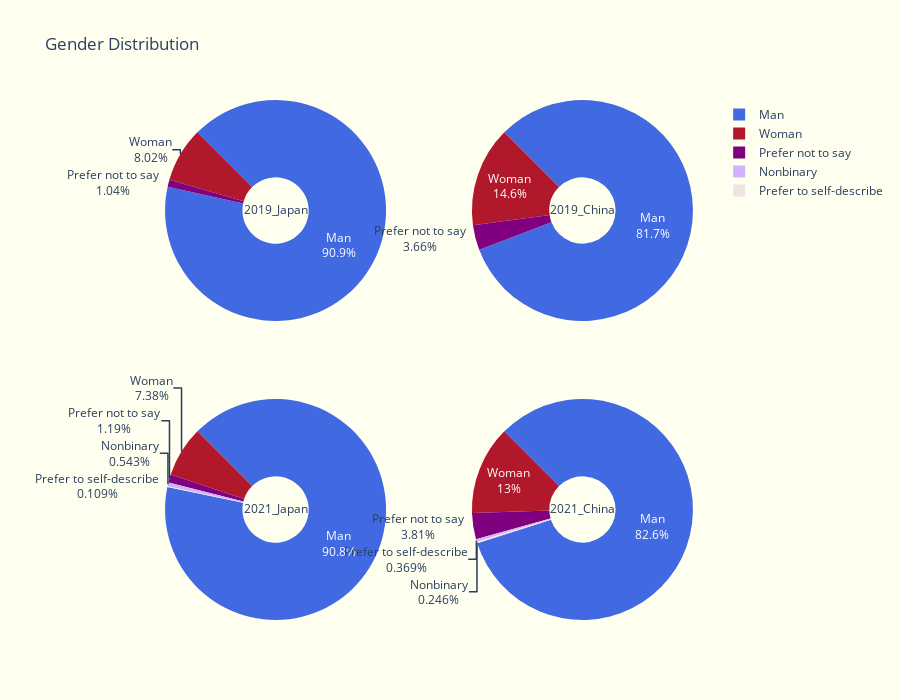

Here is the notebook cell this chart was saved with:
### Code cell
fig = make_subplots(rows=2, cols=2, specs=[[{'type':'domain'}, {'type':'domain'}],
                                           [{'type':'domain'}, {'type':'domain'}]])
'''
def group(data, country, question_num):
    return data[data['Q3'] == country][question_num].value_counts()

def go_Pie(country, label_value):
    return go.Pie(title = country,
                  labels = label_value.index,
                  values = label_value.values,
                  textinfo = 'label+percent',
                  hole = .3,)
'''
fig.add_trace(go_Pie('2019_Japan', JP_age_series.value_counts()),1,1)
              
fig.add_trace(go_Pie('2019_China', CN_age_series.value_counts()),1,2)

fig.add_trace(go_Pie('2021_Japan', group(df21,'Japan','Q2')),2,1)

fig.add_trace(go_Pie('2021_China', group(df21,'China','Q2')),2,2)

fig.update_traces(marker=dict(colors=gen_colors[0:]))
fig.update_layout(title_text='Gender Distribution',
                  paper_bgcolor='ivory',
                  showlegend=True,
                  autosize=True,
                  height=700)
fig.show()

### Figure 1 — Plotly figure (JSON) as saved in the notebook; plotly's stock layout.template omitted (floating-point values rounded to 4 significant figures)
{"data": [{"domain": {"x": [0, 0.45], "y": [0.575, 1]}, "hole": 0.3, "labels": ["Man", "Woman", "Prefer not to say"], "marker": {"colors": ["#4169E1", "#B2182B", "#81007F", "#D1B2FF", "#EFE4E2"]}, "rotation": 315, "textinfo": "label+percent", "title": {"text": "2019_Japan"}, "type": "pie", "values": [612, 54, 7]}, {"domain": {"x": [0.55, 1], "y": [0.575, 1]}, "hole": 0.3, "labels": ["Man", "Woman", "Prefer not to say"], "marker": {"colors": ["#4169E1", "#B2182B", "#81007F", "#D1B2FF", "#EFE4E2"]}, "rotation": 315, "textinfo": "label+percent", "title": {"text": "2019_China"}, "type": "pie", "values": [469, 84, 21]}, {"domain": {"x": [0, 0.45], "y": [0, 0.425]}, "hole": 0.3, "labels": ["Man", "Woman", "Prefer not to say", "Nonbinary", "Prefer to self-describe"], "marker": {"colors": ["#4169E1", "#B2182B", "#81007F", "#D1B2FF", "#EFE4E2"]}, "rotation": 315, "textinfo": "label+percent", "title": {"text": "2021_Japan"}, "type": "pie", "values": [836, 68, 11, 5, 1]}, {"domain": {"x": [0.55, 1], "y": [0, 0.425]}, "hole": 0.3, "labels": ["Man", "Woman", "Prefer not to say", "Prefer to self-describe", "Nonbinary"], "marker": {"colors": ["#4169E1", "#B2182B", "#81007F", "#D1B2FF", "#EFE4E2"]}, "rotation": 315, "textinfo": "label+percent", "title": {"text": "2021_China"}, "type": "pie", "values": [672, 106, 31, 3, 2]}], "layout": {"autosize": true, "height": 700, "paper_bgcolor": "ivory", "showlegend": true, "title": {"text": "Gender Distribution"}}}
